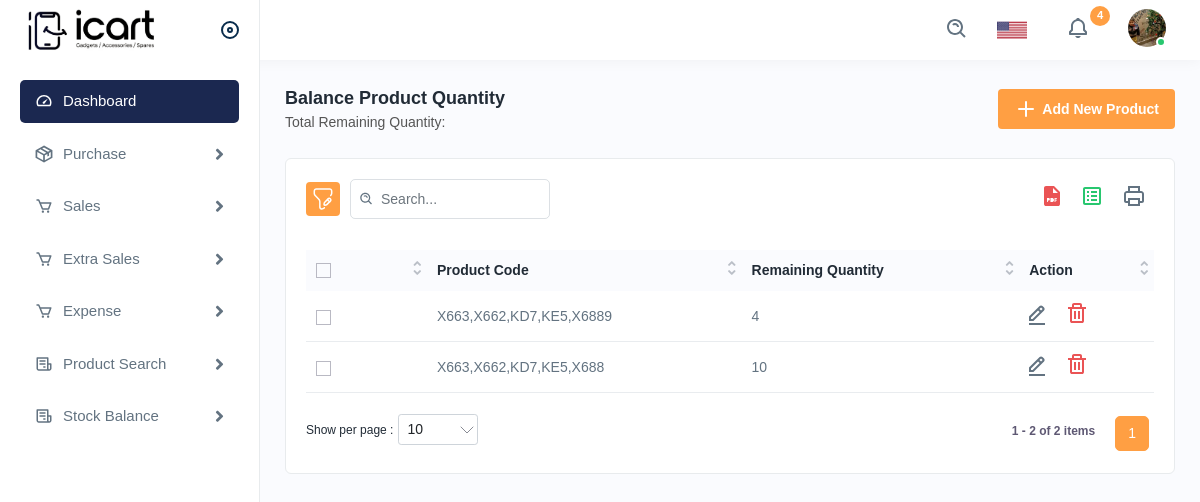
Screenshot of /balance-stock/ with the database file from the repository.
### stock_app/models.py (models this page shows, shortened)
class Product(models.Model):
    product_code = models.CharField(max_length=500)
    product_price = models.DecimalField(max_digits=10, decimal_places=2)
    quantity = models.PositiveIntegerField(default=0)
    salling_price = models.DecimalField(max_digits=10, decimal_places=2, default=0.00)
    added_on = models.DateTimeField(auto_now_add=True)

### stock_app/views.py (the view)
# urls.py: path('balance-stock/', views.display_balance_stock, name='display_balance_stock'),
def display_balance_stock(request):
    from django.db.models import Sum
    products = Product.objects.all()
    total_quantity = products.aggregate(total=Sum('quantity'))['total'] or 0
    return render(request, 'inventory/display_balance_stock.html', {
        'products': products,
        'total_quantity': total_quantity
    })

### templates/inventory/display_balance_stock.html (shortened to what this page needs)
{% extends "inventory/base.html" %}
{% load static %}
{% block content %}
<div class="page-wrapper">
<div class="content">
<div class="page-header">
<div class="page-title">
<h4>Balance Product Quantity</h4>
<h6>Total Remaining Quantity:</h6>
</div>
<div class="page-btn">
<a href="addproduct.html" class="btn btn-added"><img src="{% static 'assets/img/icons/plus.svg' %}" alt="img" class="me-1">Add New Product</a>
</div>
</div>
<div class="card">
<div class="card-body">
<div class="table-top">
<div class="search-set">
<div class="search-path">
<a class="btn btn-filter" id="filter_search">
<img src="{% static 'assets/img/icons/filter.svg' %}" alt="img">
</a>
</div>
<div class="search-input">
<a class="btn btn-searchset"><img src="{% static 'assets/img/icons/search-white.svg' %}" alt="img"></a>
</div>
</div>
<div class="wordset">
<ul>
<li>
<a data-bs-toggle="tooltip" data-bs-placement="top" title="pdf"><img src="{% static 'assets/img/icons/pdf.svg' %}" alt="img"></a>
</li>
<li>
<a data-bs-toggle="tooltip" data-bs-placement="top" title="excel"><img src="{% static 'assets/img/icons/excel.svg' %}" alt="img"></a>
</li>
<li>
<a data-bs-toggle="tooltip" data-bs-placement="top" title="print"><img src="{% static 'assets/img/icons/printer.svg' %}" alt="img"></a>
</li>
</ul>
</div>
</div>
<div class="table-responsive">
  <table class="table datanew">
    <thead>
      <tr>
        <th>
          <label class="checkboxs">
            <span class="checkmarks"></span>
          </label>
        </th>
        <th>Product Code</th>
        <th>Remaining Quantity</th>
        <th>Action</th>
      </tr>
    </thead>
    <tbody>
      {% for product in products %}
      <tr>
        <td>
          <label class="checkboxs">
            <span class="checkmarks"></span>
          </label>
        </td>
        <td>{{ product.product_code }}</td>
        <td>{{ product.quantity }}</td>
        <td>
          <a class="me-3" href="{% url 'edit_product' product.id %}">
            <img src="{% static 'assets/img/icons/edit.svg' %}" alt="edit">
          </a>
          <a class="confirm-text" href="{% url 'delete_product' product.id %}">
            <img src="{% static 'assets/img/icons/delete.svg' %}" alt="delete">
          </a>
        </td>
      </tr>
      {% empty %}
      <tr>
        <td colspan="4" class="text-center">No products available.</td>
      </tr>
      {% endfor %}
    </tbody>
  </table>
</div>
</div>
</div>
</div>
{% endblock %}

### rows the page displays
Product: product_code "X663,X662,KD7,KE5,X6889", quantity "4"
Product: product_code "X663,X662,KD7,KE5,X688", quantity "10"
